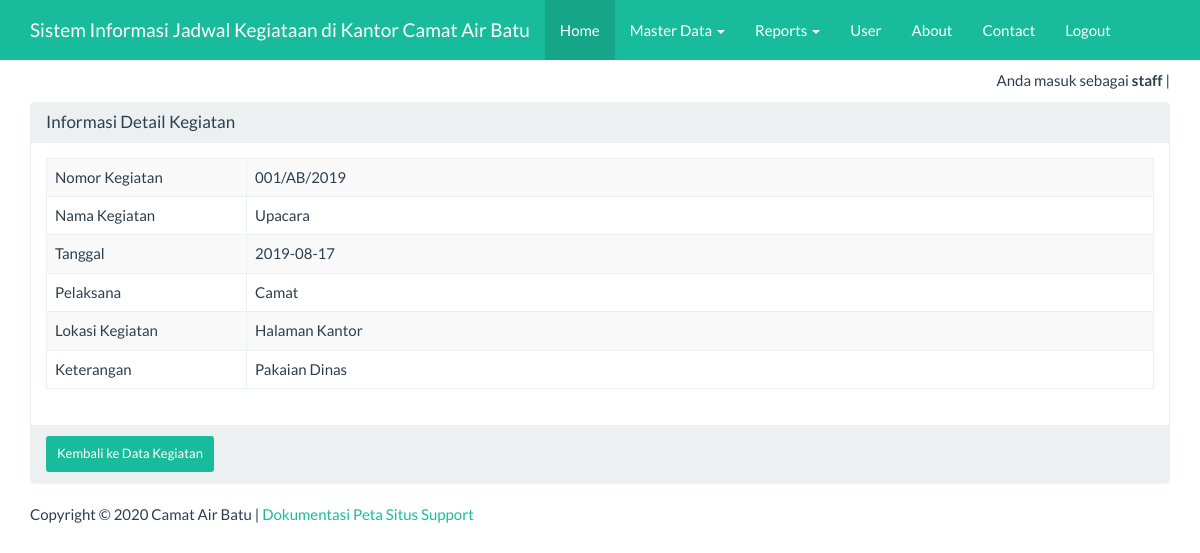
The page /index_admin.php?page=kegiatan&actions=detail&id=1 (signed in) on the database its author committed.
### tables this page shows
CREATE TABLE IF NOT EXISTS `kegiatan` (
  `id` int(11) NOT NULL AUTO_INCREMENT,
  `no_kegiatan` varchar(20) DEFAULT NULL,
  `nama_kegiatan` varchar(50) DEFAULT NULL,
  `pelaksana` varchar(50) DEFAULT NULL,
  `lokasi` varchar(50) DEFAULT NULL,
  `ket` varchar(50) DEFAULT NULL,
  `tanggal` date NOT NULL,
  PRIMARY KEY (`id`)
);

### views/kegiatan_detail.php (the view)
<div class="container">
    <div class="row">
        <div class="col-xs-12">
            <div class="panel panel-default">
                <div class="panel-heading">
                    <h3 class="panel-title">Informasi Detail Kegiatan</h3>
                </div>
                <div class="panel-body">
                    <?php
                    $sql = "SELECT *FROM kegiatan WHERE id ='" . $_GET ['id'] . "'";
                    $query = mysqli_query($koneksi, $sql) or die("SQL Detail error");
                    $data = mysqli_fetch_array($query);
                    ?>
                    <table class="table table-bordered table-striped table-hover">
                        <tr>
                        <td width="200">Nomor Kegiatan</td> <td><?= $data['no_kegiatan'] ?></td>
                        </tr>
                        <tr>
                        <td width="200">Nama Kegiatan</td> <td><?= $data['nama_kegiatan'] ?></td>
                        </tr>
                        <tr>
                        <td>Tanggal</td> <td><?= $data['tanggal'] ?></td>
                        </tr>
                        <tr>
                        <td>Pelaksana</td> <td><?= $data['pelaksana'] ?></td>
                        </tr>
                        <tr>
                        <td width="200">Lokasi Kegiatan</td> <td><?= $data['lokasi'] ?></td>
                        </tr>
						<tr>
                        <td>Keterangan</td> <td><?= $data['ket'] ?></td>
                        </tr>
                    </table>
                </div>
                <div class="panel-footer">
                    <a href="?page=kegiatan&actions=tampil" class="btn btn-success btn-sm">
                        Kembali ke Data Kegiatan </a>
                </div>
            </div>
        </div>
    </div>
</div>

### index_admin.php (style rules this page uses)
body { margin-top:70px; }

### rows shown on the page
kegiatan: no_kegiatan "001/AB/2019", nama_kegiatan "Upacara", tanggal "2019-08-17", pelaksana "Camat", lokasi "Halaman Kantor", ket "Pakaian Dinas"

### other values the page prints
$_SESSION['username'] "staff"
